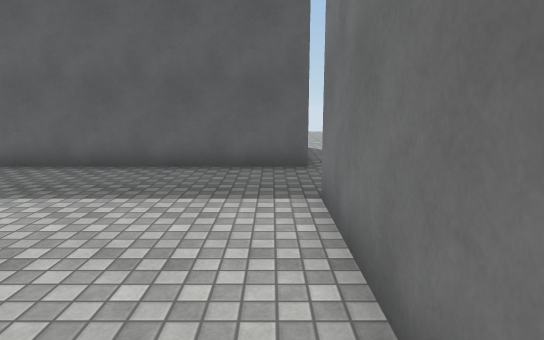
[1] (above)

17 first-person views from a walk through a scene from a Unity 3-D project. The camera is 1.5 m above the floor, tilts 10° down and sees 75° across. The floor is counted in squares, 1 m on a side. Each view is taken from the middle of a square. On the plan, view 1 faces up. The plan holds only what a view shows up to about 16 squares ahead; the rest is blank. The place goes on beyond the plan. Surface patterns are stand-ins for the level's own textures.

[2]
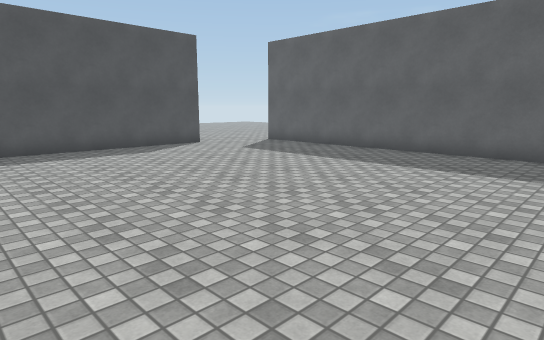

[3]
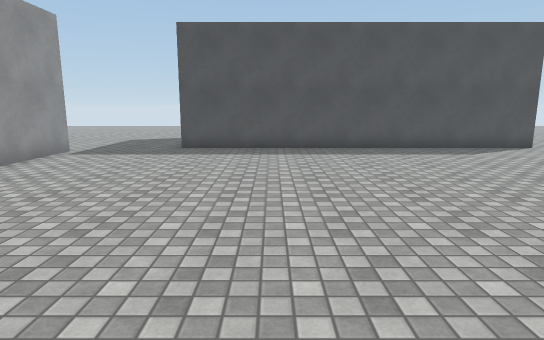

[4]
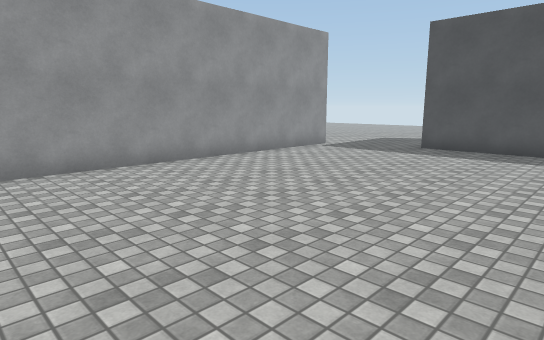

[5]
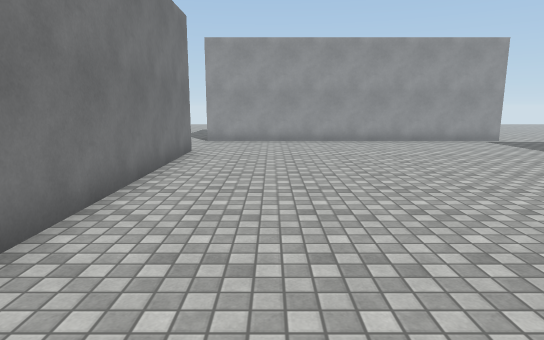

[6]
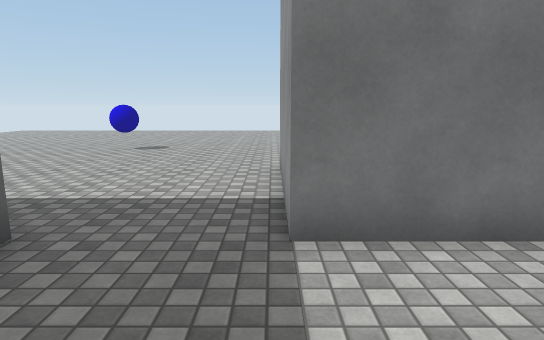

[7]
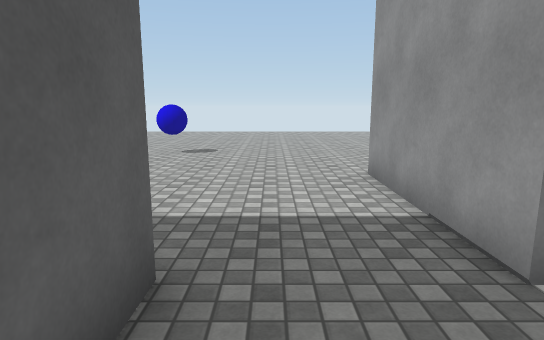

[8]
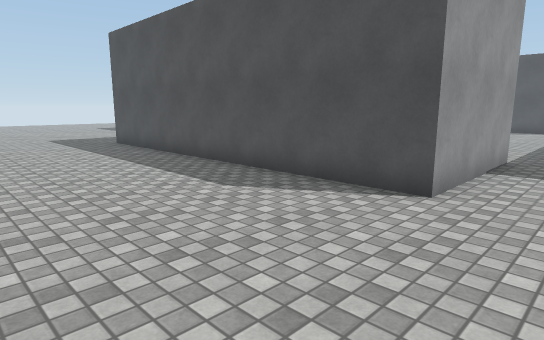

[9]
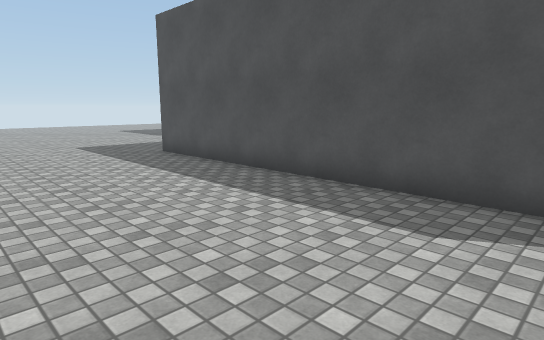

[10]
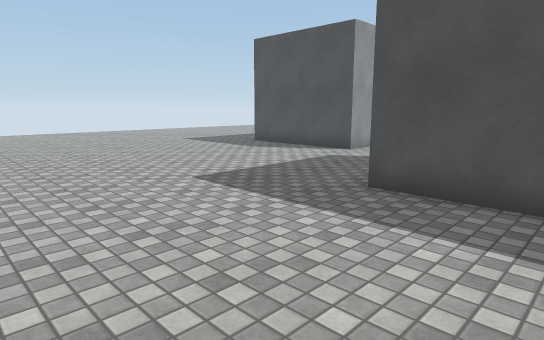

[11]
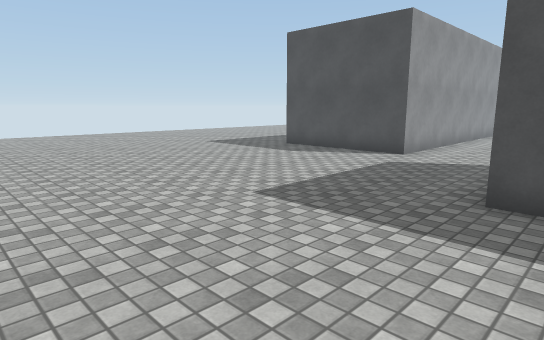

[12]
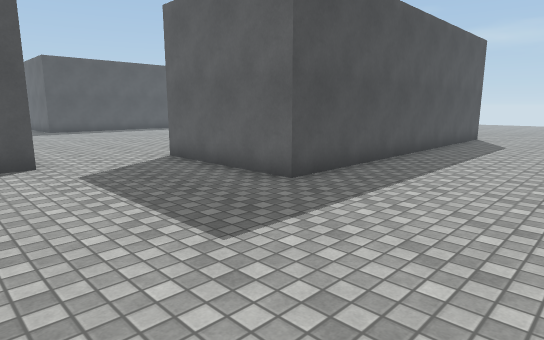

[13]
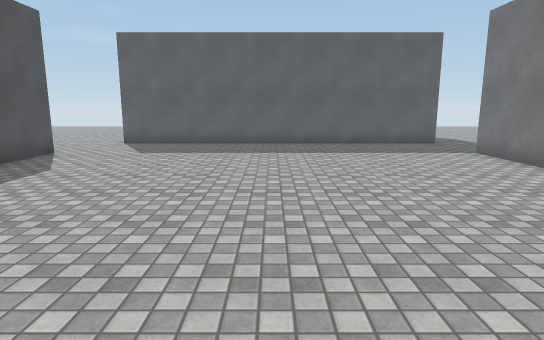

[14]
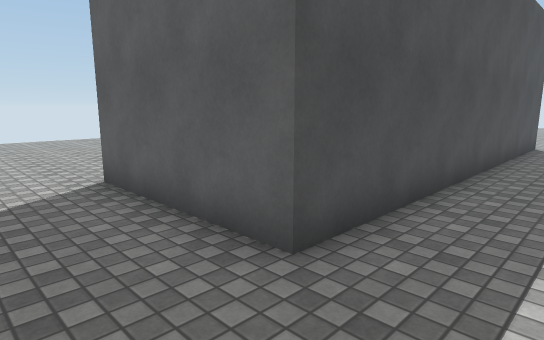

[15]
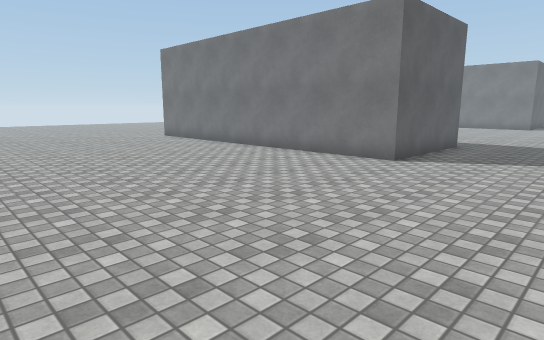

[16]
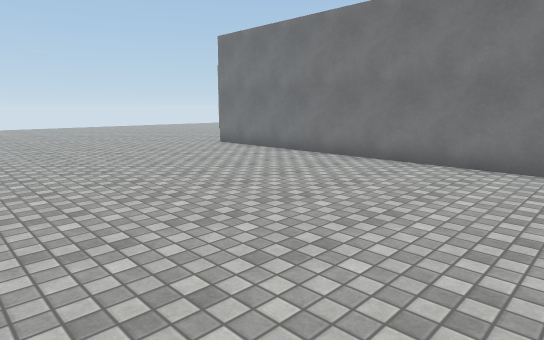

[17]
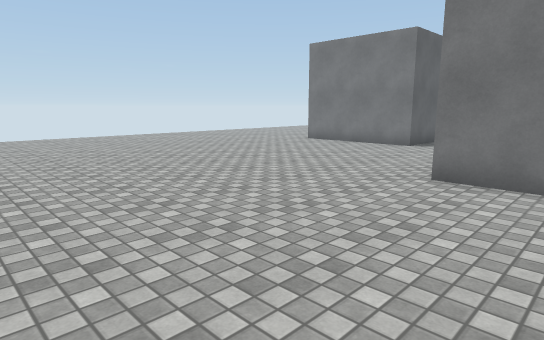

### Floor plan
Points are (right, up) in squares from view 1. A wall is a line through its corners. A room is listed if a view was taken in it or the views show most of it. See-through windows are left out.
Room 1 (views 1, 2, 3, 4, 5, 6, 7, 8, 9, 10, 11, 12, 13, 14)
walls: (0.8, -7.4) (0.8, 5.8) (6, 5.8) (6, -7.4) (0.8, -7.4); (1, 9) (-12.3, 9); (-13.3, 5.9) (-13.3, -7.4); (-12.4, -11) (0.9, -11) (0.9, -13.5)
ways out: opening at (-13.8, 8.5) to room 2; opening at (-13, -9) to room 2
objects: other object (10, 11) to (10, 12)
Room 2 (views 15, 16, 17)
walls: (-13.3, -7.4) (-18.5, -7.4) (-18.5, 5.9); (-12.3, 9) (-12.3, 12.3)
ways out: opening at (-13.8, 8.5) to room 1; opening at (-13, -9) to room 1

Where each view was taken, in squares from view 1:
view 1: 0 up, 0 right, facing up
view 2: 3 down, 0 right, facing up-left
view 3: 4 down, 0 right, facing left
view 4: 2 down, 0 right, facing down-left
view 5: 5 up, 2 left, facing down
view 6: 6 up, 3 left, facing right
view 7: 8 up, 2 left, facing right
view 8: 8 up, 12 right, facing down-left
view 9: 4 up, 12 right, facing down-left
view 10: 4 down, 12 right, facing down-left
view 11: 6 down, 12 right, facing down-left
view 12: 13 down, 11 right, facing up-left
view 13: 6 down, 6 left, facing up
view 14: 10 down, 11 left, facing up-left
view 15: 12 down, 28 left, facing up-right
view 16: 7 down, 28 left, facing up-right
view 17: 3 up, 26 left, facing up-right
